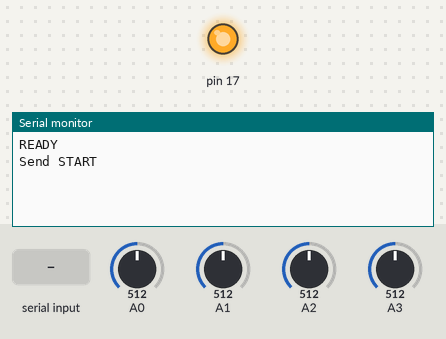
Bench run of a sketch on a simulated Arduino Leonardo, built with avr-gcc and run on an emulated ATmega32U4. Shown: output pins drawn as LEDs (lit = HIGH), the last lines printed to the serial monitor. Inputs (shaded band) come from the test bench; at power-on: A0 = 512, A1 = 512, A2 = 512, A3 = 512. Random numbers use the default seed unless the sketch sets one; pins used as bus, display or sensor lines are not drawn.

Above: at 1.2 s.
1.3 s: "START\n" received over Serial
At 2.6 s:
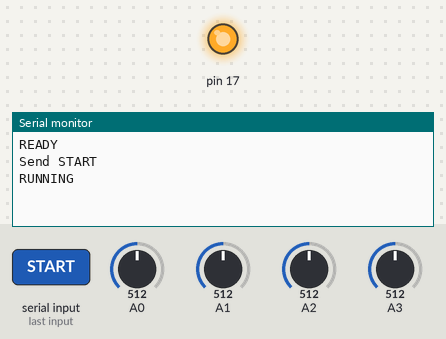
At 5.5 s:
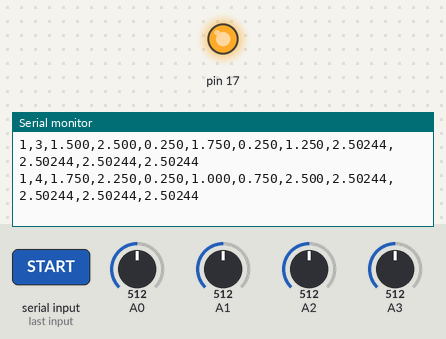
Timing chart, 0 to 7.0 s (numbered marks = the images above; inputs shaded):
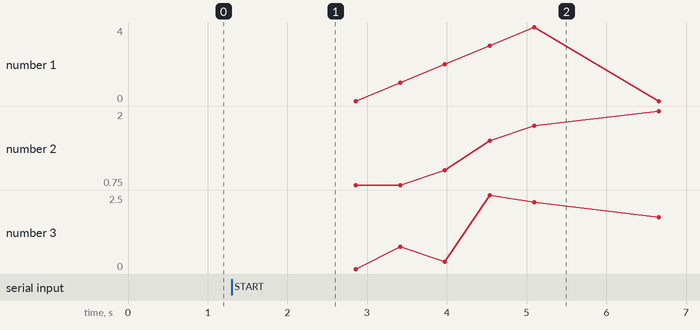

Measured:
- after the input at 1.3 s, the serial monitor: prints a new line at once (image 1)

The sketch:

Setup.ino
```cpp
#include <SPI.h>

/* ================= USER PARAMETERS ================= */
#define NUM_DAC_CH        6
#define NUM_COMB          5
#define NUM_PD            4

#define SWITCH_DELAY_MS   1000
#define HEATER_DELAY_MS   500
#define PD_SAMPLE_DELAY   10
#define PD_AVG_COUNT      5

/* ================= HARDWARE ================= */
#define CS_DAC            10
#define VREF_DAC          5.0

/* ================= GLOBALS ================= */
float dacVoltages[NUM_DAC_CH];
bool runFlag = false;

/* ================= VOLTAGE LIMITS ================= */
float maxVolt[NUM_DAC_CH] = {3,3,3,3,3,3};

/* ================= SETUP ================= */
void setup() {

  Serial.begin(115200);
  Serial1.begin(9600);

  pinMode(CS_DAC, OUTPUT);
  digitalWrite(CS_DAC, HIGH);

  SPI.begin();
  SPI.beginTransaction(SPISettings(10000000, MSBFIRST, SPI_MODE1));

  configureDAC();

  randomSeed(analogRead(A7));

  Serial.println("READY");
  Serial.println("Send START");
}

/* ================= LOOP ================= */
void loop() {

  if (Serial.available()) {

    String cmd = Serial.readStringUntil('\n');
    cmd.trim();

    if (cmd == "START") {
      runFlag = true;
      Serial.println("RUNNING");
    }
  }

  if (runFlag) {

    runFlag = false;
    runFullExperiment();
    Serial.println("DONE");
  }
}

/* ================= MAIN EXPERIMENT ================= */
void runFullExperiment() {

  for (int port = 1; port <= 4; port++) {

    Serial1.print("SET ");
    Serial1.println(port);
    delay(SWITCH_DELAY_MS);

    for (int c = 0; c < NUM_COMB; c++) {

      generateCombination();
      applyDACs();

      delay(HEATER_DELAY_MS);

      float pd[NUM_PD];
      readPDs(pd);

      Serial.print(port);
      Serial.print(",");
      Serial.print(c);

      for (int i = 0; i < NUM_DAC_CH; i++) {
        Serial.print(",");
        Serial.print(dacVoltages[i],3);
      }

      for (int i = 0; i < NUM_PD; i++) {
        Serial.print(",");
        Serial.print(pd[i],5);
      }

      Serial.println();
    }
  }
}

/* ================= COMBINATION GENERATOR ================= */

void generateCombination() {

  int levels = 13;   // 0 → 3V in steps of 0.25

  for (int i = 0; i < NUM_DAC_CH; i++) {

    int r = random(0, levels);
    dacVoltages[i] = r * 0.25;

    if (dacVoltages[i] > maxVolt[i])
      dacVoltages[i] = maxVolt[i];
  }
}

/* ================= PD READ ================= */

void readPDs(float *pd) {

  for (int i = 0; i < NUM_PD; i++) pd[i] = 0;

  for (int n = 0; n < PD_AVG_COUNT; n++) {

    pd[0] += analogRead(A0);
    pd[1] += analogRead(A1);
    pd[2] += analogRead(A2);
    pd[3] += analogRead(A3);

    delay(PD_SAMPLE_DELAY);
  }

  for (int i = 0; i < NUM_PD; i++) {

    pd[i] = (pd[i] / PD_AVG_COUNT) * (5.0 / 1023.0);
  }
}

/* ================= DAC ================= */

void configureDAC() {

  digitalWrite(CS_DAC, LOW);
  SPI.transfer(0x03);
  SPI.transfer(0x00);
  SPI.transfer(0x84);
  digitalWrite(CS_DAC, HIGH);
  delayMicroseconds(5);

  digitalWrite(CS_DAC, LOW);
  SPI.transfer(0x09);
  SPI.transfer(0x00);
  SPI.transfer(0x00);
  digitalWrite(CS_DAC, HIGH);
}

void applyDACs() {

  for (int i = 0; i < NUM_DAC_CH; i++)
    setDAC(i, dacVoltages[i]);
}

void setDAC(uint8_t ch, float voltage) {

  voltage = constrain(voltage,0,maxVolt[ch]);

  uint16_t code = (uint16_t)((voltage / VREF_DAC) * 65535.0);

  digitalWrite(CS_DAC, LOW);

  SPI.transfer(0x10 | (ch & 0x0F));
  SPI.transfer(code >> 8);
  SPI.transfer(code & 0xFF);

  digitalWrite(CS_DAC, HIGH);
}
```
